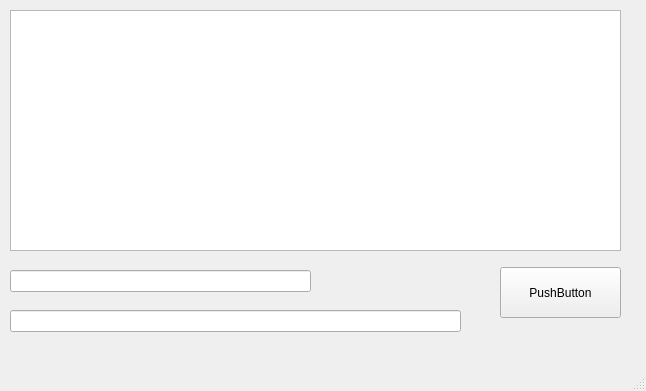
<?xml version="1.0" encoding="UTF-8"?>
<ui version="4.0">
 <class>MainWindow</class>
 <widget class="QMainWindow" name="MainWindow">
  <property name="geometry">
   <rect>
    <x>0</x>
    <y>0</y>
    <width>646</width>
    <height>391</height>
   </rect>
  </property>
  <property name="windowTitle">
   <string>MainWindow</string>
  </property>
  <widget class="QWidget" name="centralwidget">
   <widget class="QLineEdit" name="lineEdit2">
    <property name="geometry">
     <rect>
      <x>10</x>
      <y>310</y>
      <width>451</width>
      <height>22</height>
     </rect>
    </property>
   </widget>
   <widget class="QListWidget" name="listWidget1">
    <property name="geometry">
     <rect>
      <x>10</x>
      <y>10</y>
      <width>611</width>
      <height>241</height>
     </rect>
    </property>
   </widget>
   <widget class="QLineEdit" name="lineEdit1">
    <property name="geometry">
     <rect>
      <x>10</x>
      <y>270</y>
      <width>301</width>
      <height>22</height>
     </rect>
    </property>
   </widget>
   <widget class="QPushButton" name="pushButton1">
    <property name="geometry">
     <rect>
      <x>500</x>
      <y>267</y>
      <width>121</width>
      <height>51</height>
     </rect>
    </property>
    <property name="text">
     <string>PushButton</string>
    </property>
   </widget>
  </widget>
  <widget class="QMenuBar" name="menubar">
   <property name="geometry">
    <rect>
     <x>0</x>
     <y>0</y>
     <width>646</width>
     <height>26</height>
    </rect>
   </property>
  </widget>
  <widget class="QStatusBar" name="statusbar"/>
 </widget>
 <resources/>
 <connections/>
</ui>
